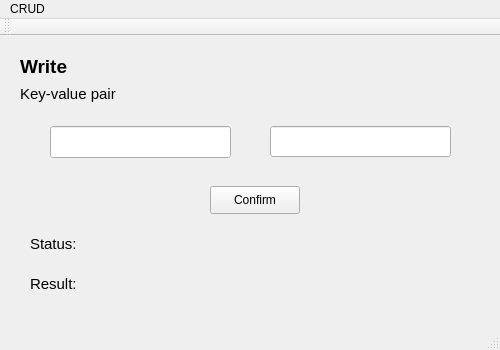
<?xml version="1.0" encoding="UTF-8"?>
<ui version="4.0">
 <class>MainWindow</class>
 <widget class="QMainWindow" name="MainWindow">
  <property name="geometry">
   <rect>
    <x>0</x>
    <y>0</y>
    <width>500</width>
    <height>350</height>
   </rect>
  </property>
  <property name="windowTitle">
   <string>MainWindow</string>
  </property>
  <widget class="QWidget" name="centralWidget">
   <widget class="QPushButton" name="pushButton">
    <property name="geometry">
     <rect>
      <x>210</x>
      <y>150</y>
      <width>90</width>
      <height>28</height>
     </rect>
    </property>
    <property name="text">
     <string>Confirm</string>
    </property>
   </widget>
   <widget class="QLabel" name="label">
    <property name="geometry">
     <rect>
      <x>20</x>
      <y>20</y>
      <width>111</width>
      <height>21</height>
     </rect>
    </property>
    <property name="font">
     <font>
      <pointsize>14</pointsize>
      <weight>75</weight>
      <bold>true</bold>
     </font>
    </property>
    <property name="text">
     <string>Write</string>
    </property>
   </widget>
   <widget class="QLabel" name="label_2">
    <property name="geometry">
     <rect>
      <x>20</x>
      <y>50</y>
      <width>121</width>
      <height>16</height>
     </rect>
    </property>
    <property name="font">
     <font>
      <pointsize>11</pointsize>
     </font>
    </property>
    <property name="text">
     <string>Key-value pair</string>
    </property>
   </widget>
   <widget class="QLineEdit" name="lineEdit">
    <property name="geometry">
     <rect>
      <x>50</x>
      <y>90</y>
      <width>181</width>
      <height>32</height>
     </rect>
    </property>
    <property name="autoFillBackground">
     <bool>true</bool>
    </property>
   </widget>
   <widget class="QLineEdit" name="lineEdit_2">
    <property name="geometry">
     <rect>
      <x>270</x>
      <y>90</y>
      <width>181</width>
      <height>31</height>
     </rect>
    </property>
    <property name="autoFillBackground">
     <bool>true</bool>
    </property>
   </widget>
   <widget class="QLabel" name="label_3">
    <property name="geometry">
     <rect>
      <x>30</x>
      <y>200</y>
      <width>60</width>
      <height>16</height>
     </rect>
    </property>
    <property name="font">
     <font>
      <pointsize>11</pointsize>
     </font>
    </property>
    <property name="text">
     <string>Status:</string>
    </property>
   </widget>
   <widget class="QLabel" name="label_4">
    <property name="geometry">
     <rect>
      <x>30</x>
      <y>240</y>
      <width>58</width>
      <height>16</height>
     </rect>
    </property>
    <property name="font">
     <font>
      <pointsize>11</pointsize>
     </font>
    </property>
    <property name="text">
     <string>Result:</string>
    </property>
   </widget>
   <widget class="QLabel" name="label_5">
    <property name="geometry">
     <rect>
      <x>90</x>
      <y>200</y>
      <width>321</width>
      <height>16</height>
     </rect>
    </property>
    <property name="font">
     <font>
      <pointsize>11</pointsize>
     </font>
    </property>
    <property name="text">
     <string/>
    </property>
   </widget>
   <widget class="QLabel" name="label_6">
    <property name="geometry">
     <rect>
      <x>90</x>
      <y>240</y>
      <width>341</width>
      <height>16</height>
     </rect>
    </property>
    <property name="font">
     <font>
      <pointsize>11</pointsize>
     </font>
    </property>
    <property name="text">
     <string/>
    </property>
   </widget>
  </widget>
  <widget class="QMenuBar" name="menuBar">
   <property name="geometry">
    <rect>
     <x>0</x>
     <y>0</y>
     <width>500</width>
     <height>22</height>
    </rect>
   </property>
   <widget class="QMenu" name="menuCRUD">
    <property name="title">
     <string>CRUD</string>
    </property>
    <addaction name="actionWrite"/>
    <addaction name="actionRead"/>
    <addaction name="actionUpdate"/>
    <addaction name="actionDelete"/>
   </widget>
   <addaction name="menuCRUD"/>
  </widget>
  <widget class="QToolBar" name="mainToolBar">
   <attribute name="toolBarArea">
    <enum>TopToolBarArea</enum>
   </attribute>
   <attribute name="toolBarBreak">
    <bool>false</bool>
   </attribute>
  </widget>
  <widget class="QStatusBar" name="statusBar"/>
  <action name="actionWrite">
   <property name="text">
    <string>Write</string>
   </property>
  </action>
  <action name="actionRead">
   <property name="text">
    <string>Read</string>
   </property>
  </action>
  <action name="actionUpdate">
   <property name="text">
    <string>Update</string>
   </property>
  </action>
  <action name="actionDelete">
   <property name="text">
    <string>Delete</string>
   </property>
  </action>
 </widget>
 <layoutdefault spacing="6" margin="11"/>
 <resources/>
 <connections/>
</ui>
